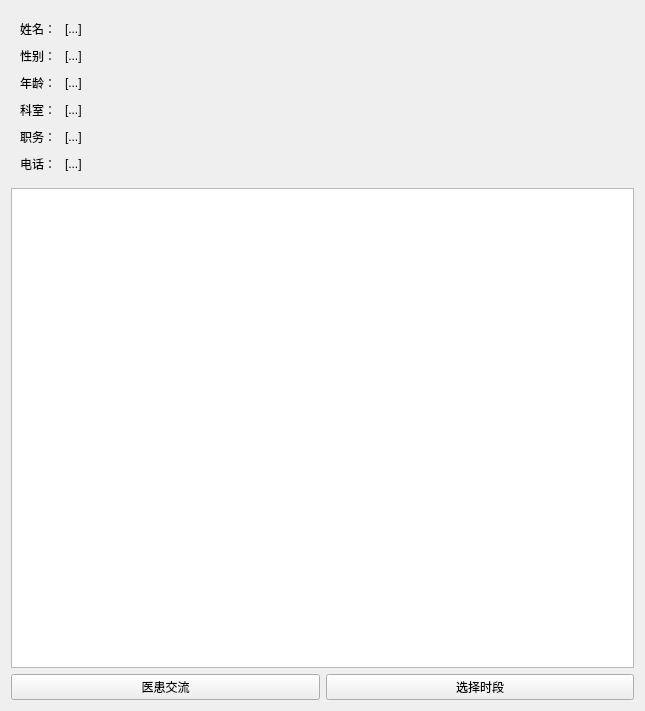
<?xml version="1.0" encoding="UTF-8"?>
<ui version="4.0">
 <class>DoctorInformationDetail</class>
 <widget class="QWidget" name="DoctorInformationDetail">
  <property name="geometry">
   <rect>
    <x>0</x>
    <y>0</y>
    <width>645</width>
    <height>711</height>
   </rect>
  </property>
  <property name="windowTitle">
   <string>医生详细信息</string>
  </property>
  <layout class="QVBoxLayout" name="verticalLayout">
   <item>
    <layout class="QHBoxLayout" name="horizontalLayout_2">
     <item>
      <layout class="QFormLayout" name="formLayout">
       <property name="horizontalSpacing">
        <number>9</number>
       </property>
       <property name="verticalSpacing">
        <number>9</number>
       </property>
       <property name="leftMargin">
        <number>9</number>
       </property>
       <property name="topMargin">
        <number>9</number>
       </property>
       <property name="rightMargin">
        <number>9</number>
       </property>
       <property name="bottomMargin">
        <number>9</number>
       </property>
       <item row="0" column="0">
        <widget class="QLabel" name="label">
         <property name="font">
          <font>
           <pointsize>9</pointsize>
          </font>
         </property>
         <property name="text">
          <string>姓名：</string>
         </property>
        </widget>
       </item>
       <item row="0" column="1">
        <widget class="QLabel" name="label_8">
         <property name="font">
          <font>
           <pointsize>9</pointsize>
          </font>
         </property>
         <property name="text">
          <string>[...]</string>
         </property>
        </widget>
       </item>
       <item row="1" column="0">
        <widget class="QLabel" name="label_2">
         <property name="font">
          <font>
           <pointsize>9</pointsize>
          </font>
         </property>
         <property name="text">
          <string>性别：</string>
         </property>
        </widget>
       </item>
       <item row="1" column="1">
        <widget class="QLabel" name="label_9">
         <property name="font">
          <font>
           <pointsize>9</pointsize>
          </font>
         </property>
         <property name="text">
          <string>[...]</string>
         </property>
        </widget>
       </item>
       <item row="2" column="0">
        <widget class="QLabel" name="label_3">
         <property name="font">
          <font>
           <pointsize>9</pointsize>
          </font>
         </property>
         <property name="text">
          <string>年龄：</string>
         </property>
        </widget>
       </item>
       <item row="2" column="1">
        <widget class="QLabel" name="label_10">
         <property name="font">
          <font>
           <pointsize>9</pointsize>
          </font>
         </property>
         <property name="text">
          <string>[...]</string>
         </property>
        </widget>
       </item>
       <item row="3" column="0">
        <widget class="QLabel" name="label_5">
         <property name="font">
          <font>
           <pointsize>9</pointsize>
          </font>
         </property>
         <property name="text">
          <string>科室：</string>
         </property>
        </widget>
       </item>
       <item row="3" column="1">
        <widget class="QLabel" name="label_11">
         <property name="font">
          <font>
           <pointsize>9</pointsize>
          </font>
         </property>
         <property name="text">
          <string>[...]</string>
         </property>
        </widget>
       </item>
       <item row="4" column="0">
        <widget class="QLabel" name="label_6">
         <property name="font">
          <font>
           <pointsize>9</pointsize>
          </font>
         </property>
         <property name="text">
          <string>职务：</string>
         </property>
        </widget>
       </item>
       <item row="4" column="1">
        <widget class="QLabel" name="label_12">
         <property name="font">
          <font>
           <pointsize>9</pointsize>
          </font>
         </property>
         <property name="text">
          <string>[...]</string>
         </property>
        </widget>
       </item>
       <item row="5" column="0">
        <widget class="QLabel" name="label_4">
         <property name="font">
          <font>
           <pointsize>9</pointsize>
          </font>
         </property>
         <property name="text">
          <string>电话：</string>
         </property>
        </widget>
       </item>
       <item row="5" column="1">
        <widget class="QLabel" name="label_13">
         <property name="font">
          <font>
           <pointsize>9</pointsize>
          </font>
         </property>
         <property name="text">
          <string>[...]</string>
         </property>
        </widget>
       </item>
      </layout>
     </item>
     <item>
      <widget class="QLabel" name="DoctorPhoto">
       <property name="text">
        <string/>
       </property>
       <property name="pixmap">
        <pixmap resource="res.qrc">:/img/DefaultPhoto.jpg</pixmap>
       </property>
       <property name="scaledContents">
        <bool>true</bool>
       </property>
       <property name="alignment">
        <set>Qt::AlignCenter</set>
       </property>
      </widget>
     </item>
    </layout>
   </item>
   <item>
    <widget class="QTextBrowser" name="textBrowser"/>
   </item>
   <item>
    <layout class="QHBoxLayout" name="horizontalLayout">
     <item>
      <widget class="QPushButton" name="ChatBtn">
       <property name="text">
        <string>医患交流</string>
       </property>
      </widget>
     </item>
     <item>
      <widget class="QPushButton" name="AppointmentBtn">
       <property name="text">
        <string>选择时段</string>
       </property>
      </widget>
     </item>
    </layout>
   </item>
  </layout>
 </widget>
 <resources>
  <include location="res.qrc"/>
 </resources>
 <connections/>
</ui>
